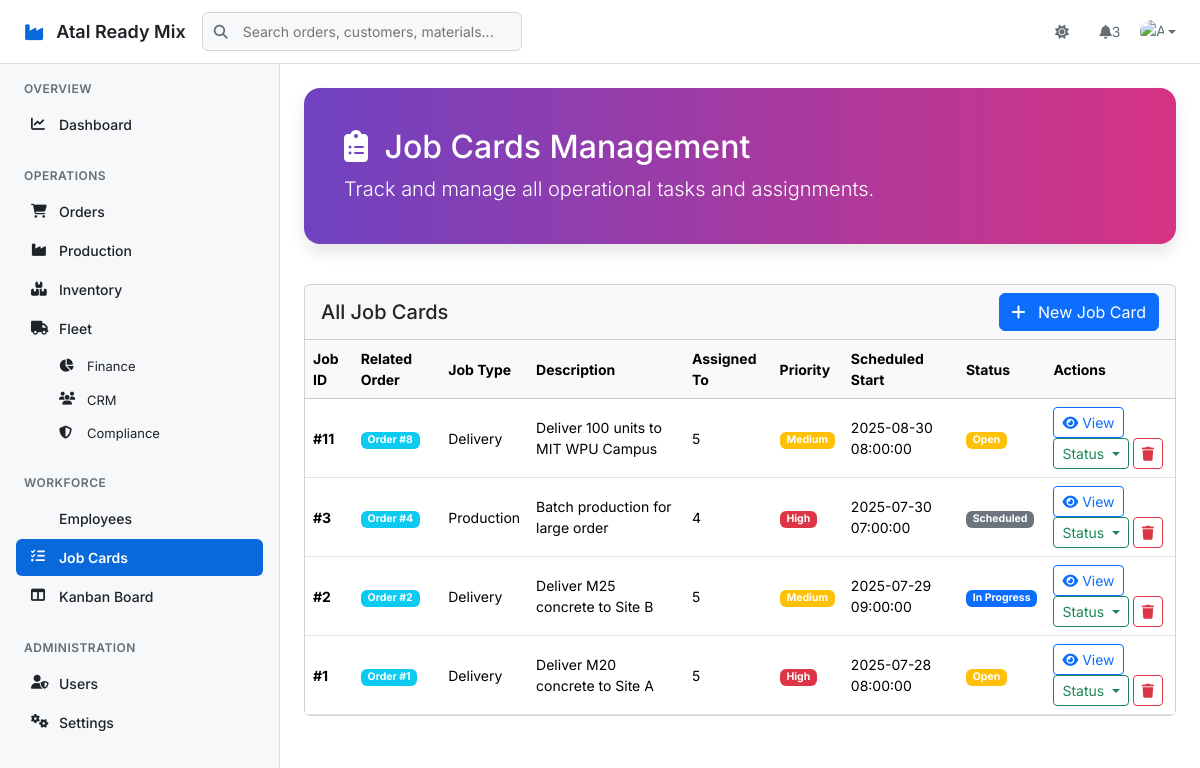
Page /jobkart/jobs (signed in) on the committed database.
### tables this page shows
CREATE TABLE JobCards (
    JobCardID INTEGER PRIMARY KEY AUTOINCREMENT,
    RelatedOrderID INTEGER,
    JobType TEXT,
    Description TEXT,
    AssignedTo INTEGER,
    Status TEXT,
    Priority TEXT,
    ScheduledStart DATETIME,
    ScheduledEnd DATETIME,
    ActualStart DATETIME,
    ActualEnd DATETIME,
    FOREIGN KEY (RelatedOrderID) REFERENCES Orders(OrderID),
    FOREIGN KEY (AssignedTo) REFERENCES Employees(EmployeeID)
);

### app.py (the view)
@app.route('/jobkart/jobs')
@login_required
def jobkart_jobs():
    conn = get_db_connection()
    jobs = conn.execute('SELECT jc.*, e.Name as AssignedTo FROM JobCards jc LEFT JOIN Employees e ON jc.AssignedTo = e.EmployeeID ORDER BY jc.ScheduledStart DESC').fetchall()
    employees = conn.execute('SELECT * FROM Employees WHERE Status="Active"').fetchall()
    orders = conn.execute('SELECT o.OrderID, c.CustomerName FROM Orders o JOIN Customers c ON o.CustomerID = c.CustomerID WHERE o.Status IN ("Confirmed", "In Production")').fetchall()
    conn.close()
    return render_template('jobkart/jobs.html', jobs=jobs, employees=employees, orders=orders)

### app.py (called while the page is built)
def get_db_connection():
    conn = sqlite3.connect(DATABASE, timeout=10)
    conn.row_factory = sqlite3.Row
    return conn

def login_required(f):
    @wraps(f)
    def decorated_function(*args, **kwargs):
        if 'user_id' not in session:
            return redirect(url_for('login'))
        return f(*args, **kwargs)
    return decorated_function

### templates/jobkart/jobs.html (shortened to what this page needs)
{% extends "base.html" %}
{% block content %}
<div class="main-header">
    <h2><i class="fas fa-clipboard-list me-2"></i> Job Cards Management</h2>
    <p class="lead mb-0">Track and manage all operational tasks and assignments.</p>
</div>
<div class="row">
    <div class="col-12">
        <div class="card">
            <div class="card-header d-flex justify-content-between align-items-center">
                <h5 class="mb-0">All Job Cards</h5>
                <button id="newJobBtn" class="btn btn-primary">
                    <i class="fas fa-plus me-2"></i> New Job Card
                </button>
            </div>
            <div class="card-body p-0">
                <div class="table-responsive">
                    <table class="table table-hover mb-0">
                        <thead class="table-light">
                            <tr>
                                <th>Job ID</th>
                                <th>Related Order</th>
                                <th>Job Type</th>
                                <th>Description</th>
                                <th>Assigned To</th>
                                <th>Priority</th>
                                <th>Scheduled Start</th>
                                <th>Status</th>
                                <th>Actions</th>
                            </tr>
                        </thead>
                        <tbody>
                            {% for job in jobs %}
                            <tr>
                                <td><strong>#{{ job.JobCardID }}</strong></td>
                                <td>
                                    {% if job.RelatedOrderID %}
                                        <a href="{{ url_for('erp_view_order', order_id=job.RelatedOrderID) }}" class="badge bg-info text-decoration-none">
                                            Order #{{ job.RelatedOrderID }}
                                        </a>
                                    {% else %}
                                        <span class="text-muted">N/A</span>
                                    {% endif %}
                                </td>
                                <td>{{ job.JobType }}</td>
                                <td>{{ job.Description[:50] }}{% if job.Description|length > 50 %}...{% endif %}</td>
                                <td>{{ job.AssignedTo or 'Unassigned' }}</td>
                                <td>
                                    <span class="badge bg-{% if job.Priority == 'High' %}danger{% elif job.Priority == 'Medium' %}warning{% else %}secondary{% endif %}">
                                        {{ job.Priority }}
                                    </span>
                                </td>
                                <td>{{ job.ScheduledStart }}</td>
                                <td>
                                    <span class="badge bg-{% if job.Status == 'Open' %}warning{% elif job.Status == 'Completed' %}success{% elif job.Status == 'In Progress' %}primary{% else %}secondary{% endif %}">
                                        {{ job.Status }}
                                    </span>
                                </td>
                                <td>
                                    <a href="{{ url_for('jobkart_job_detail', job_id=job.JobCardID) }}" class="btn btn-sm btn-outline-primary">
                                        <i class="fas fa-eye"></i> View
                                    </a>
                                    <div class="btn-group" role="group">
                                        <button type="button" class="btn btn-sm btn-outline-success dropdown-toggle" data-bs-toggle="dropdown">
                                            Status
                                        </button>
                                    </div>
                                    <button class="btn btn-sm btn-outline-danger delete-btn"
                                            data-id="{{ job.JobCardID }}"
                                            data-description="{{ job.JobType }}">
                                        <i class="fas fa-trash"></i>
                                    </button>
                                </td>
                            </tr>
                            {% endfor %}
                        </tbody>
                    </table>
                </div>
            </div>
        </div>
    </div>
</div>
{% endblock %}

### templates/base.html (style rules this page uses)
:root { --color-canvas-default: #ffffff; --color-canvas-subtle: #f6f8fa; --color-canvas-inset: #f6f8fa; --color-border-default: #d0d7de; --color-border-muted: #d8dee4; --color-fg-default: #1f2328; --color-fg-muted: #656d76; --color-fg-subtle: #6e7781; --color-accent-fg: #0969da; --color-accent-emphasis: #0969da; --color-success-fg: #1a7f37; --color-danger-fg: #d1242f; --color-warning-fg: #9a6700; --color-neutral-muted: rgba(175,184,193,0.2); --color-primer-shadow-focus: 0 0 0 3px rgba(9,105,218,0.3); --header-height: 64px; --sidebar-width: 280px; }
* { box-sizing: border-box; }
body { font-family: 'Inter', -apple-system, BlinkMacSystemFont, 'Segoe UI', sans-serif; font-size: 14px; line-height: 1.5; color: var(--color-fg-default); background-color: var(--color-canvas-default); margin: 0; overflow-x: hidden; }

### templates/jobkart/jobs.html (style rules this page uses)
.main-header { background: linear-gradient(90deg, #6f42c1 0%, #d63384 100%); color: white; padding: 2.5rem; border-radius: 1rem; margin-bottom: 2.5rem; box-shadow: 0 8px 16px rgba(0,0,0,0.1); }
.table thead th, .table tbody td { vertical-align: middle; }

### rows in the picture
JobCards: JobCardID "11", RelatedOrderID "8", JobType "Delivery", Description "Deliver 100 units to MIT WPU Campus", AssignedTo "5", Priority "Medium", ScheduledStart "2025-08-30 08:00:00", Status "Open"
JobCards: JobCardID "3", RelatedOrderID "4", JobType "Production", Description "Batch production for large order", AssignedTo "4", Priority "High", ScheduledStart "2025-07-30 07:00:00", Status "Scheduled"
JobCards: JobCardID "2", RelatedOrderID "2", JobType "Delivery", Description "Deliver M25 concrete to Site B", AssignedTo "5", Priority "Medium", ScheduledStart "2025-07-29 09:00:00", Status "In Progress"
JobCards: JobCardID "1", RelatedOrderID "1", JobType "Delivery", Description "Deliver M20 concrete to Site A", AssignedTo "5", Priority "High", ScheduledStart "2025-07-28 08:00:00", Status "Open"
